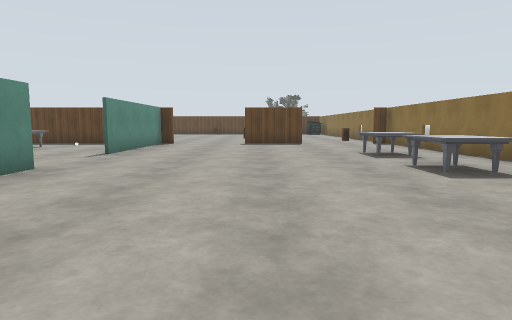
View 1 (above)

21 first-person views from a walk through a robot-simulator world made for Gazebo. The camera is 1.3 m above the floor, tilts 6° down and sees 75° across. The floor is counted in squares, 2 m on a side. Each view is taken from the middle of a square. On the plan, view 1 faces up. The plan holds only what a view shows up to about 10 squares ahead; the rest is blank. Robots are left out. Simple patterns stand in for the simulator's built-in surfaces.

View 2
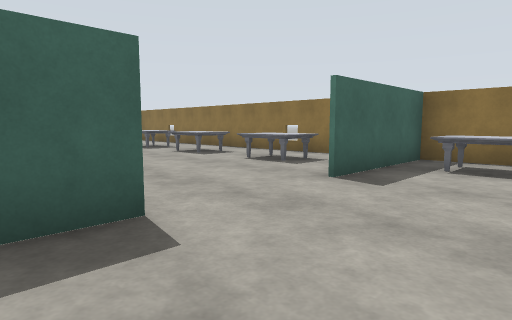

View 3
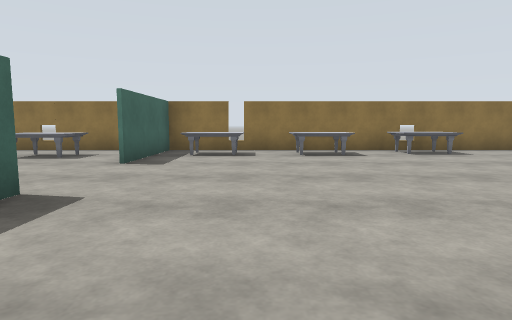

View 4
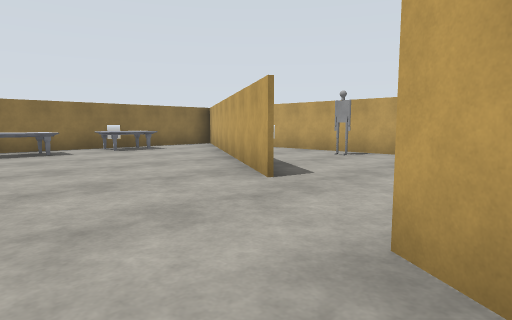

View 5
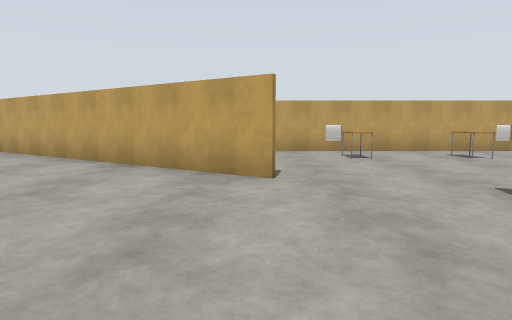

View 6
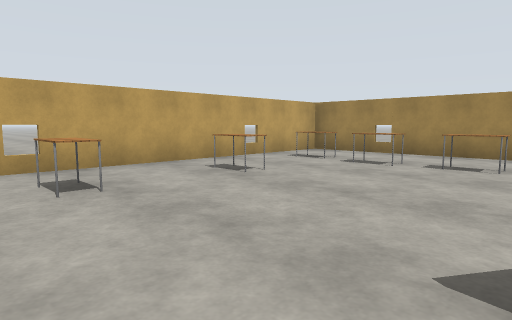

View 7
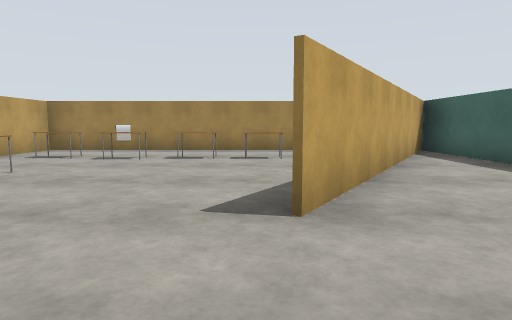

View 8
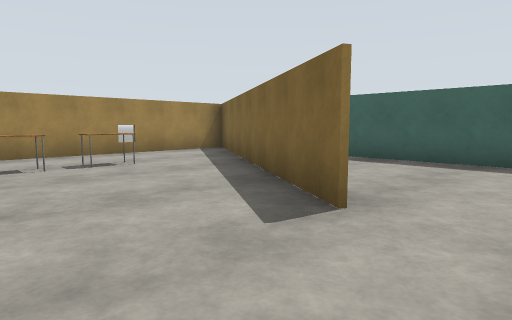

View 9
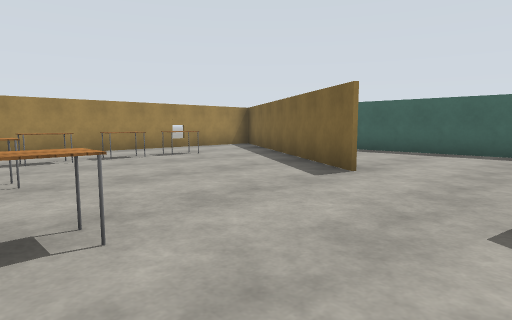

View 10
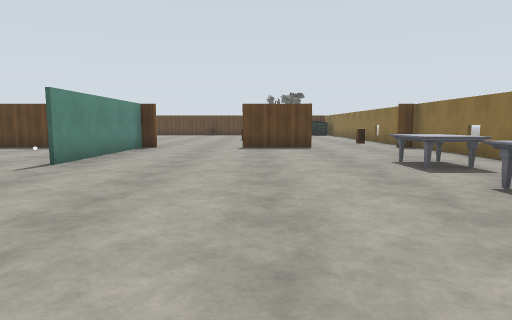

View 11
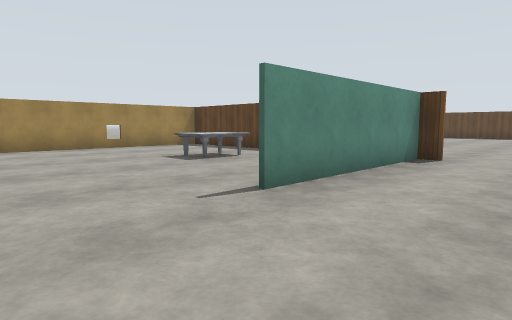

View 12
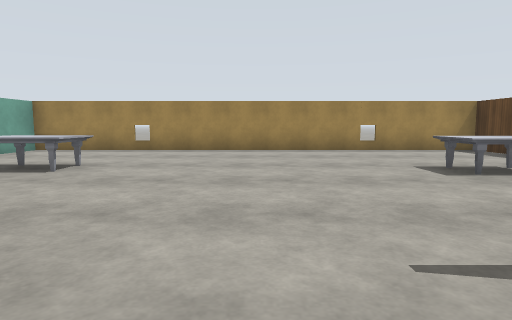

View 13
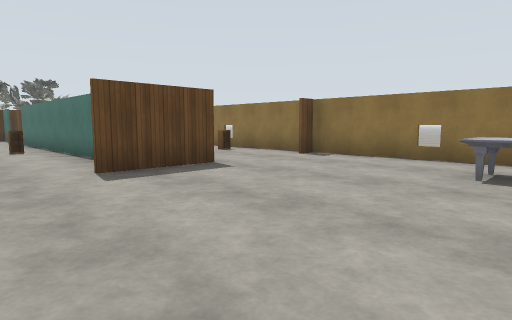

View 14
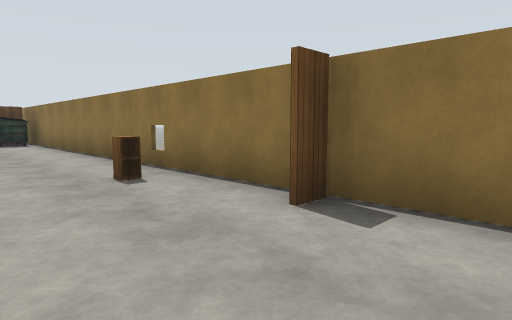

View 15
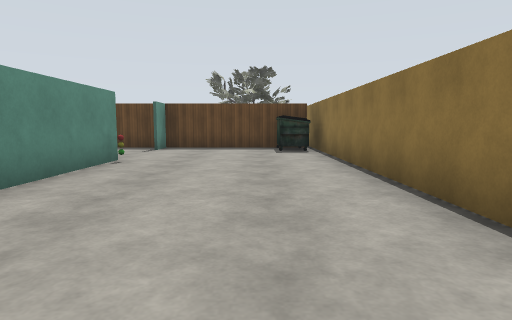

View 16
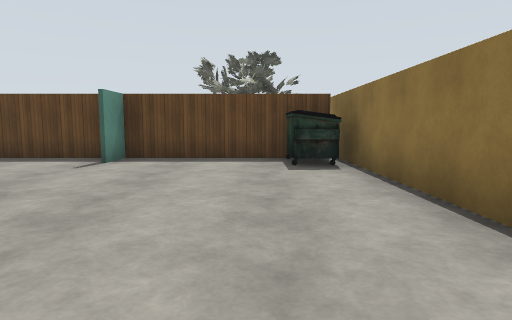

View 17
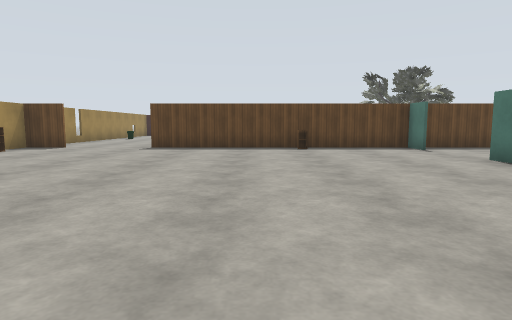

View 18
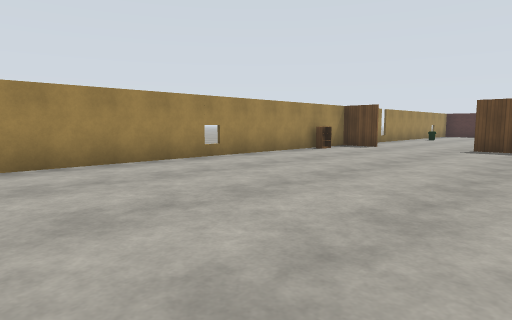

View 19
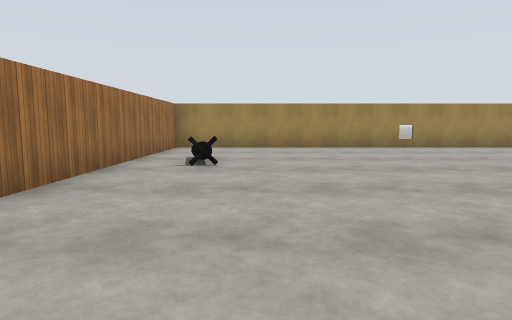

View 20
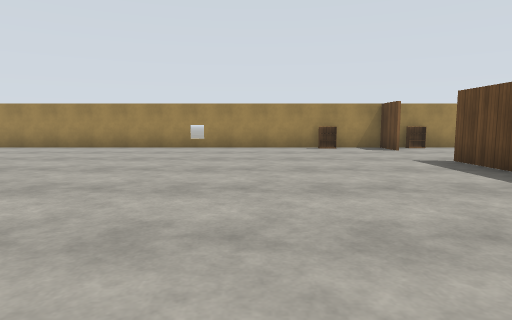

View 21
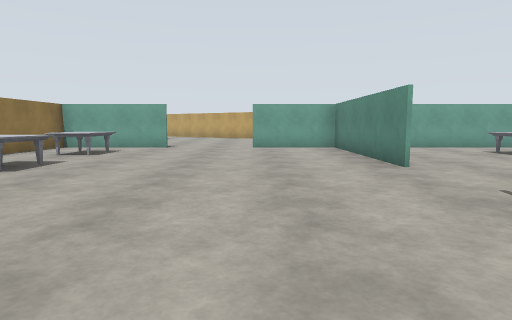

### Floor plan
Ten units are one square. View 1 is at (0, 0); x grows to the right and y downward. Boxes are objects, and circles mark ways between rooms. Rooms are numbered by the first view taken in them; rooms with no view inside come last. Other rooms are left out.
<svg viewBox="-113 -262 164 360">
<path fill="none" stroke="#000" d="M-23 50 42 90M-43 38 -108 -3M-9 -2 -105 -2M-85 10 -43 37M46 86 46 1M-106 1 -106 93 16 93M46 -2 15 -2M-33 -116 -33 -74M-33 -50 -33 -3 -9 -3M16 -116 -5 -116M-59 -116 -106 -116M4 -154 4 -164M46 -116 40 -116M-106 -119 -106 1M15 -3 46 -3M46 1 46 -244M4 -202 4 -172M-105 -2 -85 10M-108 -3 -55 -3M4 -236 4 -226M45 -236 -4 -236M4 -164 4 -202M4 -137 4 -154M-106 -117 -39 -117M4 -226 4 -236M-4 -236 -71 -236M-106 -257 -106 -119"/>
<rect x="-95" y="75" width="10" height="10" fill="#bbb"><title>table</title></rect>
<rect x="-95" y="45" width="10" height="10" fill="#bbb"><title>table</title></rect>
<rect x="-95" y="35" width="10" height="10" fill="#bbb"><title>table</title></rect>
<rect x="-85" y="65" width="10" height="10" fill="#bbb"><title>table</title></rect>
<rect x="-65" y="75" width="10" height="10" fill="#bbb"><title>table</title></rect>
<rect x="-45" y="75" width="10" height="10" fill="#bbb"><title>table</title></rect>
<rect x="-15" y="75" width="10" height="10" fill="#bbb"><title>other object</title></rect>
<rect x="25" y="25" width="20" height="20" fill="#bbb"><title>marble table</title></rect>
<rect x="25" y="5" width="20" height="10" fill="#bbb"><title>marble table</title></rect>
<rect x="35" y="55" width="10" height="10" fill="#bbb"><title>marble table</title></rect>
<rect x="-75" y="-35" width="10" height="20" fill="#bbb"><title>marble table</title></rect>
<rect x="-75" y="-105" width="10" height="20" fill="#bbb"><title>marble table</title></rect>
<rect x="-65" y="-115" width="10" height="10" fill="#bbb"><title>other object</title></rect>
<rect x="-5" y="-165" width="10" height="10" fill="#bbb"><title>cabinet</title></rect>
<rect x="5" y="-205" width="10" height="10" fill="#bbb"><title>other object</title></rect>
<rect x="25" y="-35" width="10" height="20" fill="#bbb"><title>marble table</title></rect>
<rect x="25" y="-55" width="10" height="10" fill="#bbb"><title>marble table</title></rect>
<rect x="25" y="-85" width="10" height="20" fill="#bbb"><title>marble table</title></rect>
<rect x="35" y="-145" width="10" height="10" fill="#bbb"><title>cabinet</title></rect>
<rect x="35" y="-235" width="10" height="10" fill="#bbb"><title>dumpster</title></rect>
<rect x="-105" y="-225" width="10" height="10" fill="#bbb"><title>bookshelf</title></rect>
<rect x="-105" y="-245" width="10" height="10" fill="#bbb"><title>bookshelf</title></rect>
<rect x="-75" y="-135" width="10" height="10" fill="#bbb"><title>other object</title></rect>
<rect x="-35" y="-235" width="10" height="10" fill="#bbb"><title>cabinet</title></rect>
<circle cx="5" cy="0" r="3" fill="#2a7"/>
<circle cx="-15" cy="-120" r="3" fill="#2a7"/>
<circle cx="0" cy="-215" r="3" fill="#2a7"/>
<text x="-30" y="50">1</text>
<text x="-20" y="-90">2</text>
<text x="-60" y="-180">3</text>
</svg>
Room 1 opens to room 2. Room 2 opens to room 3.

Where each view was taken, in squares from view 1:
view 1: 0 up, 0 right, facing up
view 2: 2 down, 2 left, facing up-right
view 3: 2 down, 4 left, facing right
view 4: 2 down, 5 left, facing down-right
view 5: 1 down, 2 left, facing down
view 6: 4 down, 3 left, facing down-left
view 7: 4 down, 2 left, facing left
view 8: 6 down, 3 left, facing up-left
view 9: 8 down, 2 left, facing up-left
view 10: 2 up, 0 right, facing up
view 11: 5 up, 1 left, facing up-left
view 12: 6 up, 2 left, facing left
view 13: 7 up, 2 left, facing up-right
view 14: 10 up, 2 right, facing up-right
view 15: 14 up, 3 right, facing up
view 16: 17 up, 3 right, facing up
view 17: 14 up, 4 left, facing up
view 18: 14 up, 5 left, facing up-left
view 19: 14 up, 1 left, facing left
view 20: 20 up, 1 left, facing left
view 21: 10 up, 1 left, facing down
